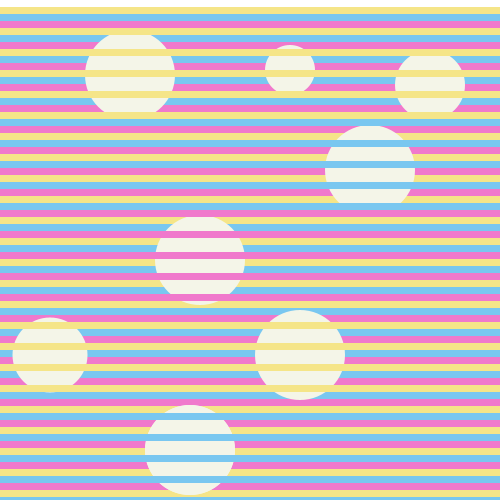
Frame 1 (no input)
Frame 60 (the mouse pressed at the canvas centre just before this capture): identical to frame 1, image omitted
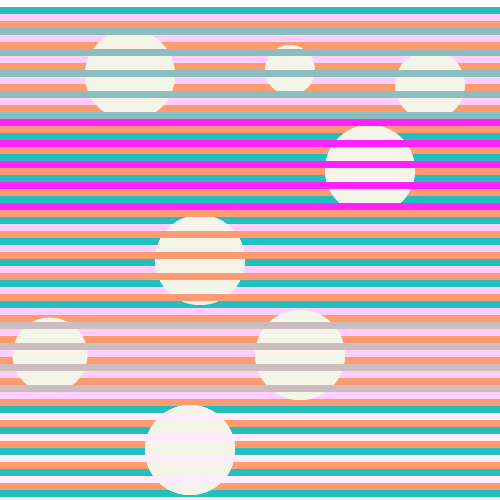
Frame 120 (the mouse held since frame 60 and released just before this capture)

The Processing sketch that drew these frames (run headless with seeded random() and noise(); from frame 60 on, the mouse is pressed at the canvas centre):

// Processing sketch: tp2
// ── tp2.pde
//TP2
//Alumna Ines Rozankovic

//https://youtu.be/eBGtTCebaS4


void setup(){
  
  size(500, 500);
}

void draw(){
  
  background(255);
  
  lineas();
  
  primerCirculo();
  
  segundoCirculo();
  
  tercerCirculo();
  
  cuartoCirculo();
  
  quintoCirculo();
    
}
    

// ── cuartocirculo.pde
//CUARTO CIRULO Y LAS LINEAS QUE LO ATRAVIESAN
void cuartoCirculo(){
fill(#F4F5E8);
ellipse(300, 355, 90, 90);

ellipse(50, 355, 75, 75);

noStroke();
  fill(#F5E588); //AMARILLO
for (int i= 322 ; i< 399; i+= 21){
 rect( 0, i, 500, 7);
}

if(mousePressed){
  fill(#F4F5E8);
ellipse(300, 355, 90, 90);
  
  noStroke();
  fill(random(255), 190, 190); //CELESTE-GRIS
for (int i= 322 ; i< 399; i+= 21){
 rect( 0, i, 500, 7);
}
}
}

// ── funciones_lineas.pde
//LINEAS QUE NO ATRAVIESAN NINGUN CIRCULO
void lineas(){
  
  fill(#F5E588); //AMARILLO
  noStroke();
rect(0, 7, 500, 7);

rect(0, 133, 500, 7);

rect(0, 154, 500, 7);

rect(0, 175, 500, 7);

rect(0, 196, 500, 7);

rect(0, 217, 500, 7);

rect(0, 238, 500, 7);

rect(0, 259, 500, 7);

rect(0, 280, 500, 7);

rect(0, 301, 500, 7);

rect(0, 406, 500, 7);

rect(0, 427, 500, 7);

rect(0, 448, 500, 7);

rect(0, 469, 500, 7);

rect(0, 490, 500, 7);

if (mousePressed){
     fill(random(255), 190, 190); //CELESTE-GRIS
  noStroke();
rect(0, 7, 500, 7);

rect(0, 133, 500, 7);

rect(0, 154, 500, 7);

rect(0, 175, 500, 7);

rect(0, 196, 500, 7);

rect(0, 217, 500, 7);

rect(0, 238, 500, 7);

rect(0, 259, 500, 7);

rect(0, 280, 500, 7);

rect(0, 301, 500, 7);

rect(0, 406, 500, 7);

rect(0, 427, 500, 7);

rect(0, 448, 500, 7);

rect(0, 469, 500, 7);

rect(0, 490, 500, 7);
}


fill(#79C7F0); //AZUL
noStroke();
rect(0, 14, 500, 7);

rect(0, 35, 500, 7);

rect(0, 56, 500, 7);

rect(0, 77, 500, 7);

rect(0, 98, 500, 7);

rect(0, 224, 500, 7);

rect(0, 245, 500, 7);

rect(0, 266, 500, 7);

rect(0, 287, 500, 7);

rect(0, 308, 500, 7);

rect(0, 329, 500, 7);

rect(0, 350, 500, 7);

rect(0, 371, 500, 7);

rect(0, 392, 500, 7);

if (mousePressed){
 fill(255, random(255), 255); //VIOLETA
  noStroke();
rect(0, 14, 500, 7);

rect(0, 35, 500, 7);

rect(0, 56, 500, 7);

rect(0, 77, 500, 7);

rect(0, 98, 500, 7);

rect(0, 224, 500, 7);

rect(0, 245, 500, 7);

rect(0, 266, 500, 7);

rect(0, 287, 500, 7);

rect(0, 308, 500, 7);

rect(0, 329, 500, 7);

rect(0, 350, 500, 7);

rect(0, 371, 500, 7);

rect(0, 392, 500, 7);
}


fill(#F079CC); //ROSA
noStroke();
rect(0, 21, 500, 7);

rect(0, 42, 500, 7);

rect(0, 63, 500, 7);

rect(0, 84, 500, 7);

rect(0, 105, 500, 7);

rect(0, 126, 500, 7);

rect(0, 147, 500, 7);

rect(0, 168, 500, 7);

rect(0, 189, 500, 7);

rect(0, 210, 500, 7);

rect(0, 315, 500, 7);

rect(0, 336, 500, 7);

rect(0, 357, 500, 7);

rect(0, 378, 500, 7);

rect(0, 399, 500, 7);

rect(0, 420, 500, 7);

rect(0, 441, 500, 7);

rect(0, 462, 500, 7);

rect(0, 483, 500, 7);

if(mousePressed){
fill(255, 155, random (255)); //NARANJA
  noStroke();
rect(0, 21, 500, 7);

rect(0, 42, 500, 7);

rect(0, 63, 500, 7);

rect(0, 84, 500, 7);

rect(0, 105, 500, 7);

rect(0, 126, 500, 7);

rect(0, 147, 500, 7);

rect(0, 168, 500, 7);

rect(0, 189, 500, 7);

rect(0, 210, 500, 7);

rect(0, 315, 500, 7);

rect(0, 336, 500, 7);

rect(0, 357, 500, 7);

rect(0, 378, 500, 7);

rect(0, 399, 500, 7);

rect(0, 420, 500, 7);

rect(0, 441, 500, 7);

rect(0, 462, 500, 7);

rect(0, 483, 500, 7);
}

}

// ── primercirculo.pde
//PRIMER CIRULO Y LAS LINEAS QUE LO ATRAVIESAN
void primerCirculo(){

    fill(#F4F5E8); 
ellipse(130, 75, 90, 90);

ellipse(290, 70, 50, 50);

ellipse(430, 85, 70, 70);

noStroke();
  fill(#F5E588); //AMARILLO
for (int i= 28 ; i< 133; i+= 21){
 rect( 0, i, 500, 7);
}
if (mousePressed){
   fill(#F4F5E8); 
ellipse(130, 75, 90, 90);

noStroke();
   fill(random(255), 190, 190); //CELESTE-GRIS
for (int i= 28 ; i< 133; i+= 21){
 rect( 0, i, 500, 7);
}
}
}

// ── quintocirculo.pde

//QUINTO CIRULO Y LAS LINEAS QUE LO ATRAVIESAN
void quintoCirculo(){
  fill(#F4F5E8);
ellipse(190, 450, 90, 90); 

ellipse(190, 450, 90, 90); 

  noStroke();
fill(#79C7F0); //AZUL
for (int i= 413 ; i< 518; i+= 21){
 rect( 0, i, 500, 7);
}
if (mousePressed){
   fill(#F4F5E8);
ellipse(190, 450, 90, 90); 

  noStroke();
 fill(255, random(255), 255); //VIOLETA
for (int i= 413 ; i< 518; i+= 21){
 rect( 0, i, 500, 7);
}
}
}

// ── segundocirculo.pde
//SEGUNDO CIRULO Y LAS LINEAS QUE LO ATRAVIESAN
void segundoCirculo(){
  fill(#F4F5E8);
ellipse(370, 170, 90, 90); 

  noStroke();
fill(#79C7F0); //AZUL
for (int i= 119 ; i< 224; i+= 21){
 rect( 0, i, 500, 7);
}
if (mousePressed){
 fill(#F4F5E8);
ellipse(370, 170, 90, 90); 

  noStroke();
 fill(255, random(255), 255); //VIOLETA
for (int i= 119 ; i< 224; i+= 21){
 rect( 0, i, 500, 7);
}
}
}

// ── tercercirculo.pde
//TERCER CIRULO Y LAS LINEAS QUE LO ATRAVIESAN
void tercerCirculo(){
  fill(#F4F5E8);
ellipse(200, 260, 90, 90); 

  noStroke();
fill(#F079CC); //ROSA
for (int i= 210 ; i< 308; i+= 21){
 rect( 0, i, 500, 7);
}
if (mousePressed){
    fill(#F4F5E8);
ellipse(200, 260, 90, 90); 

  noStroke();
fill(255, 155, random (255)); ////NARANJA
for (int i= 210 ; i< 308; i+= 21){
 rect( 0, i, 500, 7);
}
}
}
